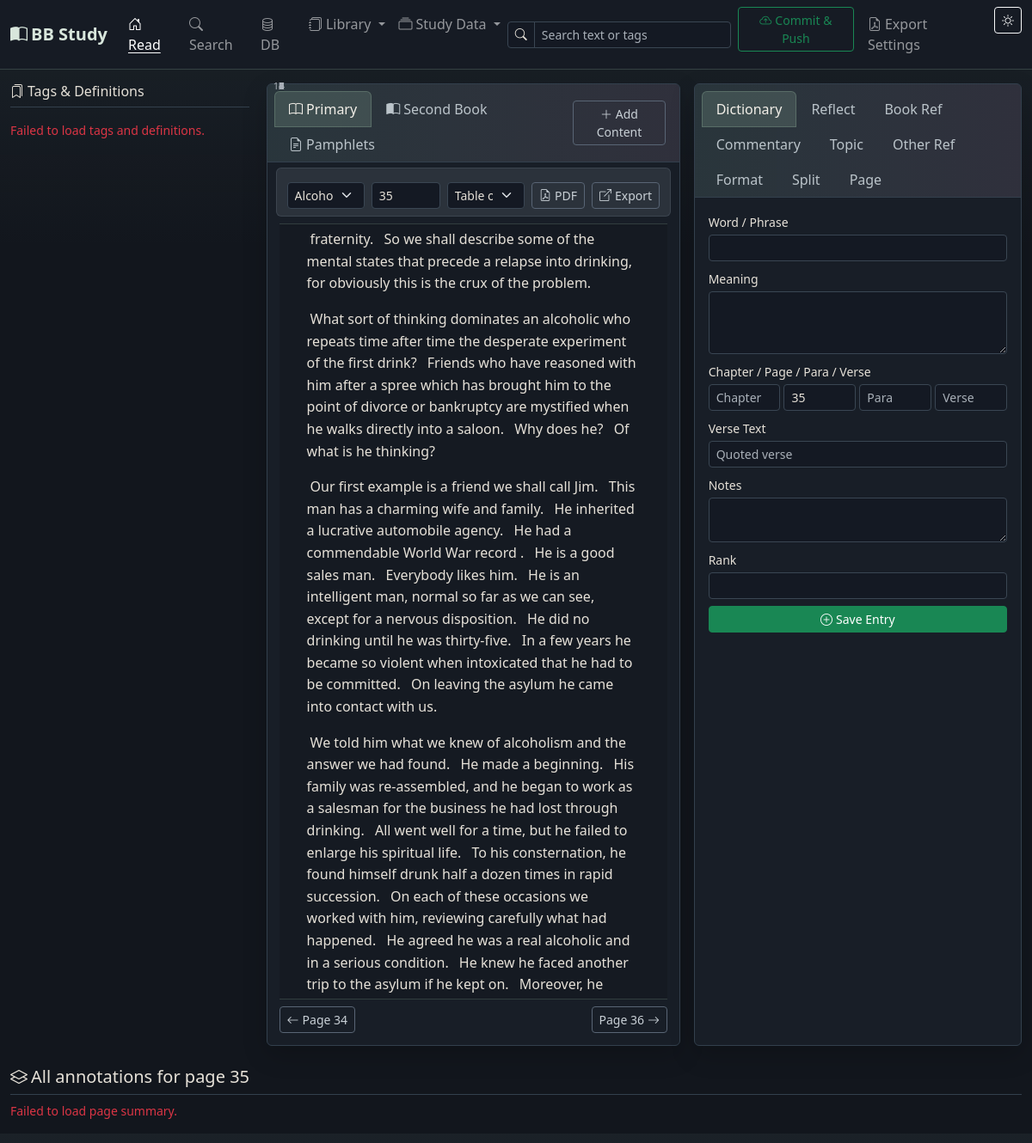
The page / on the database its author committed.
### app/models.py (models this page shows, shortened)
class Setting(db.Model):
    __tablename__ = 'settings'
    id = db.Column(db.Integer, primary_key=True)
    key = db.Column(db.String(100), unique=True, nullable=False)
    value = db.Column(db.Text, default='')

class BookContent(db.Model):
    __tablename__ = 'book_content'
    id = db.Column(db.Integer, primary_key=True)
    book_id = db.Column(db.Integer, db.ForeignKey('books.id'), nullable=False)
    content_mode = db.Column(db.String(20), nullable=False, default='sentence')
    chapter_number = db.Column(db.String(20))
    chapter_name = db.Column(db.String(100))
    chapter = db.Column(db.String(100))
    page = db.Column(db.String(20))
    relative_page_number = db.Column(db.Integer)
    paragraph = db.Column(db.Integer)
    verse = db.Column(db.Integer)
    content = db.Column(db.Text, nullable=False)
    created_at = db.Column(db.DateTime, default=datetime.utcnow)
    topics = db.relationship('ContentTopic', backref='content', lazy=True,
                             cascade='all, delete-orphan',
                             foreign_keys='ContentTopic.book_content_id')

### app/routes/main.py (the view)
@main_bp.route('/')
def index():
    theme = get_theme()
    book_id = request.args.get('book_id', type=int)
    current_book = Book.query.get(book_id) if book_id else get_current_book()
    current_page = request.args.get('page') or (
        get_book_page(current_book.id, get_current_page()) if current_book else get_current_page()
    )
    content_mode = 'sentence'
    secondary_book_id = request.args.get('secondary_book_id', type=int)
    secondary_book = Book.query.get(secondary_book_id) if secondary_book_id else get_current_secondary_book()
    secondary_page = request.args.get('secondary_page') or (
        get_secondary_book_page(secondary_book.id, '1') if secondary_book else '1'
    )
    secondary_content_mode = 'sentence'
    books = Book.query.order_by(Book.title).all()
    if current_book:
        _set_setting('current_book_id', current_book.id)
        if current_page:
            _set_setting('current_page', current_page)
            _set_setting(_book_position_key(current_book.id, 'page'), current_page)
    if secondary_book:
        _set_setting('current_secondary_book_id', secondary_book.id)
        if secondary_page:
            _set_setting(_secondary_book_position_key(secondary_book.id, 'page'), secondary_page)
    primary_state = _build_reader_state(current_book, current_page)
    secondary_state = _build_reader_state(secondary_book, secondary_page)
    return render_template('index.html',
                           theme=theme,
                           current_book=current_book,
                           current_page=current_page,
                           previous_page=primary_state['previous_page'],
                           next_page=primary_state['next_page'],
                           content_mode=content_mode,
                           page_content=primary_state['page_content'],
                           content_formats=primary_state['content_formats'],
                           toc_entries=primary_state['toc_entries'],
                           secondary_book=secondary_book,
                           secondary_page=secondary_page,
                           secondary_previous_page=secondary_state['previous_page'],
                           secondary_next_page=secondary_state['next_page'],
                           secondary_content_mode=secondary_content_mode,
                           secondary_page_content=secondary_state['page_content'],
                           secondary_content_formats=secondary_state['content_formats'],
                           secondary_toc_entries=secondary_state['toc_entries'],
                           books=books)

### app/templates/index.html (shortened to what this page needs)
{% extends 'base.html' %}
{% block navbar_tools %}
<div class="d-flex align-items-center gap-2 my-2 my-lg-0 me-lg-2">
  <div class="position-relative">
    <div class="input-group input-group-sm" style="width:260px;">
      <span class="input-group-text"><i class="bi bi-search"></i></span>
      <input id="readSearchQuery" type="text" class="form-control" placeholder="Search text or tags">
    </div>
  </div>
</div>
{% endblock %}
{% block content %}
<div class="row g-3">
  <aside class="col-xl-3 page-study-rail {% if not current_book %}d-none{% endif %}" aria-label="Tags and definitions">
    <div class="page-study-rail-inner">
      <h6 class="border-bottom pb-2 mb-3">
        <i class="bi bi-bookmarks me-1"></i>Tags &amp; Definitions
      </h6>
      <div id="pageStudyRail" class="page-study-stack">
      </div>
    </div>
  </aside>
  <div class="col-lg-7 {% if current_book %}col-xl-5{% else %}col-xl-7{% endif %}">
    <div class="card h-100">
      <div class="card-header d-flex justify-content-between align-items-center">
        <ul class="nav nav-tabs card-header-tabs" id="bookPaneTabs">
          <li class="nav-item">
            <button class="nav-link active" data-bs-toggle="tab" data-bs-target="#primaryBookPane">
              <i class="bi bi-book me-1"></i>Primary
            </button>
          </li>
          <li class="nav-item">
            <button class="nav-link" data-bs-toggle="tab" data-bs-target="#secondaryBookPane">
              <i class="bi bi-book-half me-1"></i>Second Book
            </button>
          </li>
          <li class="nav-item">
            <button class="nav-link" data-bs-toggle="tab" data-bs-target="#pamphletBookPane">
              <i class="bi bi-file-earmark-text me-1"></i>Pamphlets
            </button>
          </li>
        </ul>
        <button class="btn btn-sm btn-outline-secondary" data-bs-toggle="modal" data-bs-target="#addContentModal">
          <i class="bi bi-plus-lg"></i> Add Content
        </button>
      </div>
      <div class="card-body tab-content book-pane-body">
        <div class="tab-pane fade show active" id="primaryBookPane">
          <div class="reader-controls row g-2 align-items-center mb-2">
            <div class="col-12 col-md">
              <select id="bookSelect" class="form-select form-select-sm">
                {% for b in books %}
                  <option value="{{ b.id }}" {% if current_book and current_book.id == b.id %}selected{% endif %}>
                    {{ b.title }}
                  </option>
                {% endfor %}
              </select>
            </div>
            <div class="col-auto">
              <input id="pageInput" type="text" class="form-control form-control-sm" style="width:80px;"
                     value="{{ current_page }}" placeholder="Page">
            </div>
            {% if toc_entries %}
            <div class="col-12 col-md">
              <select id="primaryTocSelect" class="form-select form-select-sm">
                <option value="">Table of contents</option>
              </select>
            </div>
            {% endif %}
            <div class="col-auto">
              {% if current_book and current_book.pdf_path %}
                <a class="btn btn-sm btn-outline-secondary" href="{{ url_for('main.book_pdf', book_id=current_book.id) }}" target="_blank" rel="noopener">
                  <i class="bi bi-file-earmark-pdf me-1"></i>PDF
                </a>
              {% endif %}
            </div>
            <div class="col-auto">
              {% if current_book %}
                <a class="btn btn-sm btn-outline-secondary" href="{{ url_for('main.export_page_pdf', book_id=current_book.id, page=current_page) }}" target="_blank" rel="noopener">
                  <i class="bi bi-box-arrow-up-right me-1"></i>Export
                </a>
              {% endif %}
            </div>
          </div>
          <div class="book-content-scroll" id="pageContentArea">
            {% if page_content %}
              {% set cur_para = namespace(val=None) %}
              {% for item in page_content %}
                {% if item.paragraph != cur_para.val %}
                  {% if cur_para.val is not none %}</p>{% endif %}
                  <p class="book-paragraph" data-paragraph="{{ item.paragraph }}">
                  {% set cur_para.val = item.paragraph %}
                {% endif %}
                {% set verse_key = item.paragraph ~ '-' ~ item.verse %}
                {% set fmt = content_formats.get(verse_key) %}
                <span class="verse-fragment sentence-verse {{ 'formatted-bold' if fmt and fmt.is_bold else '' }} {{ 'formatted-italic' if fmt and fmt.is_italic else '' }} {{ 'formatted-role-' ~ fmt.content_role if fmt and fmt.content_role and fmt.content_role != 'body' else '' }} {{ 'formatted-align-' ~ fmt.alignment_override if fmt and fmt.alignment_override else '' }}"
                      data-is-bold="{{ 'true' if fmt and fmt.is_bold else 'false' }}"
                      data-is-italic="{{ 'true' if fmt and fmt.is_italic else 'false' }}"
                      data-content-role="{{ fmt.content_role if fmt and fmt.content_role else 'body' }}"
                      data-alignment-override="{{ fmt.alignment_override if fmt and fmt.alignment_override else '' }}"
                      data-content-id="{{ item.id }}"
                      data-content-mode="sentence"
                      data-raw-content="{{ item.content }}"
                      data-verse-key="{{ verse_key }}"
                      data-chapter="{{ item.chapter_name or item.chapter or '' }}"
                      data-page="{{ item.page }}"
                      data-paragraph="{{ item.paragraph }}"
                      data-verse="{{ item.verse }}"><sup class="content-number">{{ item.verse }}</sup>{{ item.content }} </span>
              {% endfor %}
              {% if page_content %}</p>{% endif %}
            {% elif current_book %}
              <p class="text-muted fst-italic">No content stored for this page yet.</p>
            {% else %}
              <p class="text-muted fst-italic">Select a book and page to begin reading.</p>
            {% endif %}
          </div>
          {% if current_book %}
          <div class="reader-footer d-flex justify-content-between align-items-center mt-2">
            <div>
              {% if previous_page %}
              <a class="btn btn-sm btn-outline-secondary"
                 href="{{ url_for('main.index', book_id=current_book.id, page=previous_page, secondary_book_id=secondary_book.id if secondary_book else none, secondary_page=secondary_page if secondary_book else none) }}">
                <i class="bi bi-arrow-left me-1"></i>Page {{ previous_page }}
              </a>
              {% endif %}
            </div>
            <div>
              {% if next_page %}
              <a class="btn btn-sm btn-outline-secondary"
                 href="{{ url_for('main.index', book_id=current_book.id, page=next_page, secondary_book_id=secondary_book.id if secondary_book else none, secondary_page=secondary_page if secondary_book else none) }}">
                Page {{ next_page }}<i class="bi bi-arrow-right ms-1"></i>
              </a>
              {% endif %}
            </div>
          </div>
          {% endif %}
        </div>
      </div>
    </div>
  </div>
  <div class="col-lg-5 col-xl-4">
    <div class="card h-100">
      <div class="card-header">
        <ul class="nav nav-tabs card-header-tabs" id="entryTabs">
          <li class="nav-item">
            <button class="nav-link active" data-bs-toggle="tab" data-bs-target="#tabDict">
              Dictionary
            </button>
          </li>
          <li class="nav-item">
            <button class="nav-link" data-bs-toggle="tab" data-bs-target="#tabReflect">
              Reflect
            </button>
          </li>
          <li class="nav-item">
            <button class="nav-link" data-bs-toggle="tab" data-bs-target="#tabRef">
              Book Ref
            </button>
          </li>
          <li class="nav-item">
            <button class="nav-link" data-bs-toggle="tab" data-bs-target="#tabComm">
              Commentary
            </button>
          </li>
          <li class="nav-item">
            <button class="nav-link" data-bs-toggle="tab" data-bs-target="#tabTopic">
              Topic
            </button>
          </li>
          <li class="nav-item">
            <button class="nav-link" data-bs-toggle="tab" data-bs-target="#tabSrc">
              Other Ref
            </button>
          </li>
          <li class="nav-item">
            <button class="nav-link" data-bs-toggle="tab" data-bs-target="#tabFormat">
              Format
            </button>
          </li>
          <li class="nav-item">
            <button class="nav-link" data-bs-toggle="tab" data-bs-target="#tabSplit">
              Split
            </button>
          </li>
          <li class="nav-item">
            <button class="nav-link" data-bs-toggle="tab" data-bs-target="#tabPageFormat">
              Page
            </button>
          </li>
        </ul>
      </div>
      <div class="card-body tab-content overflow-auto" style="max-height:60vh;">
        <div class="tab-pane fade show active" id="tabDict">
          <form id="dictForm" class="mb-0">
            <div class="mb-2">
              <label class="form-label small mb-1">Word / Phrase</label>
              <input type="text" class="form-control form-control-sm" id="dictWord" required>
            </div>
            <div class="mb-2">
              <label class="form-label small mb-1">Meaning</label>
              <textarea class="form-control form-control-sm" id="dictMeaning" rows="3" required></textarea>
            </div>
            <div class="mb-2">
              <label class="form-label small mb-1">Chapter / Page / Para / Verse</label>
              <div class="row g-1">
                <div class="col"><input type="text" class="form-control form-control-sm" id="dictChapter" placeholder="Chapter"></div>
                <div class="col"><input type="text" class="form-control form-control-sm" id="dictPage" placeholder="Page"></div>
                <div class="col"><input type="number" class="form-control form-control-sm" id="dictPara" placeholder="Para"></div>
                <div class="col"><input type="number" class="form-control form-control-sm" id="dictLine" placeholder="Verse"></div>
              </div>
            </div>
            <div class="mb-2">
              <label class="form-label small mb-1">Verse Text</label>
              <input type="text" class="form-control form-control-sm" id="dictLineText" placeholder="Quoted verse">
            </div>
            <div class="mb-2">
              <label class="form-label small mb-1">Notes</label>
              <textarea class="form-control form-control-sm" id="dictNotes" rows="2"></textarea>
            </div>
            <div class="mb-2">
              <label class="form-label small mb-1">Rank</label>
              <input type="number" class="form-control form-control-sm" id="dictRank" min="1" step="1">
            </div>
            <button type="submit" class="btn btn-sm btn-success w-100">
              <i class="bi bi-plus-circle me-1"></i>Save Entry
            </button>
          </form>
        </div>
      </div>
    </div>
  </div>
</div>
<div class="mt-4" id="pageSummarySection">
  {% if current_book %}
  <h5 class="border-bottom pb-2">
    <i class="bi bi-layers me-1"></i>All annotations for page <span id="summaryPageLabel">{{ current_page }}</span>
  </h5>
  <div id="pageSummary" class="summary-masonry">
  </div>
  {% endif %}
</div>
{% endblock %}

### rows shown on the page
Setting: value "35"
BookContent: verse "1", content "fraternity."
BookContent: verse "2", content "So we shall describe some of the mental states that precede a relapse into drinking, for obviously this is the crux of the problem."
BookContent: verse "1", content "What sort of thinking dominates an alcoholic who repeats time after time the desperate experiment of the first drink?"
BookContent: verse "2", content "Friends who have reasoned with him after a spree which has brought him to the point of divorce or bankruptcy are mystified when he walks directly into a saloon."
BookContent: verse "3", content "Why does he?"
BookContent: verse "4", content "Of what is he thinking?"
BookContent: verse "1", content "Our first example is a friend we shall call Jim."
BookContent: verse "2", content "This man has a charming wife and family."
BookContent: verse "3", content "He inherited a lucrative automobile agency."
BookContent: verse "4", content "He had a commendable World War record ."
BookContent: verse "5", content "He is a good sales man."
BookContent: verse "6", content "Everybody likes him."
BookContent: verse "7", content "He is an intelligent man, normal so far as we can see, except for a nervous disposition."
BookContent: verse "8", content "He did no drinking until he was thirty-five."
BookContent: verse "9", content "In a few years he became so violent when intoxicated that he had to be committed."
BookContent: verse "10", content "On leaving the asylum he came into contact with us."
BookContent: verse "1", content "We told him what we knew of alcoholism and the answer we had found."
BookContent: verse "2", content "He made a beginning."
BookContent: verse "3", content "His family was re-assembled, and he began to work as a salesman for the business he had lost through drinking."
BookContent: verse "4", content "All went well for a time, but he failed to enlarge his spiritual life."
BookContent: verse "5", content "To his consternation, he found himself drunk half a dozen times in rapid succession."
BookContent: verse "6", content "On each of these occasions we worked with him, reviewing carefully what had happened."
BookContent: verse "7", content "He agreed he was a real alcoholic and in a serious condition."
BookContent: verse "8", content "He knew he faced another trip to the asylum if he kept on."
BookContent: verse "9", content "Moreover, he…"

### other values the page prints
{{ previous_page }} "34"
{{ next_page }} "36"
form field value "Alcoholics Anonymous"
